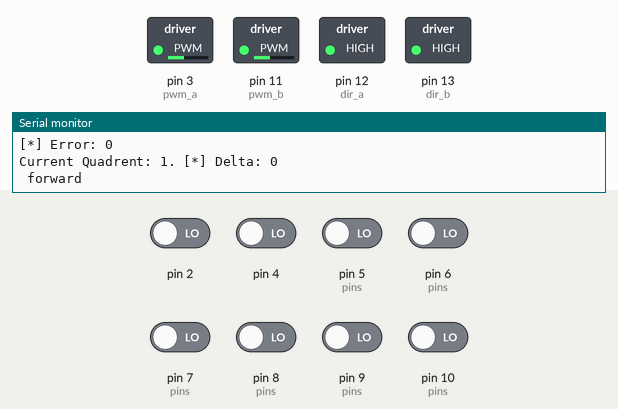
The sketch below on a simulated Arduino Uno, built with avr-gcc and run on an emulated ATmega328P. Parts: switched loads named in the sketch (green lamp = pin HIGH), the last lines printed to the serial monitor. The test bench sets the inputs (shaded band); at power-on: pin 2, pin 4, pin 5 (pins), pin 6 (pins), pin 7 (pins), pin 8 (pins), pin 9 (pins), pin 10 (pins) LOW.

Above: at 1.9 s.
2.0 s: pin 2 driven HIGH
At 2.8 s:
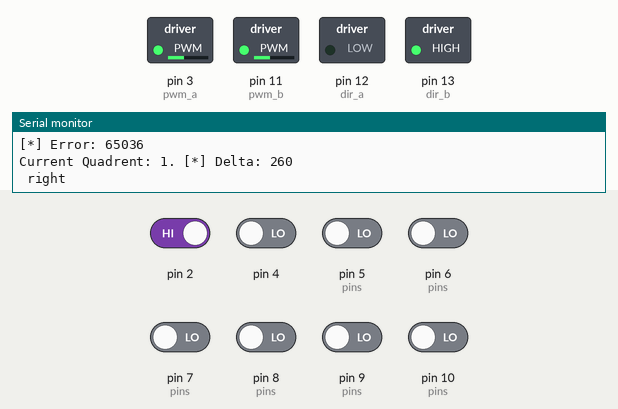
3.7 s: pin 2 driven LOW
At 4.3 s:
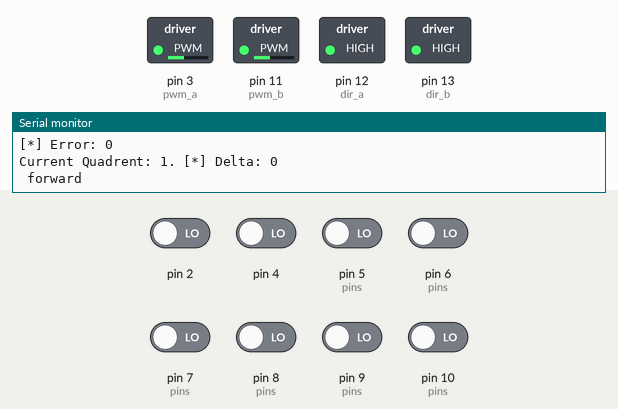
5.3 s: pin 4 driven HIGH
At 6.4 s:
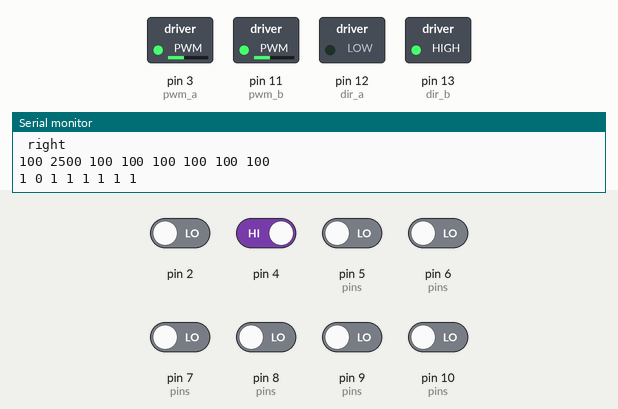
Timing chart, 0 to 8.3 s (numbered marks = the images above; inputs shaded):
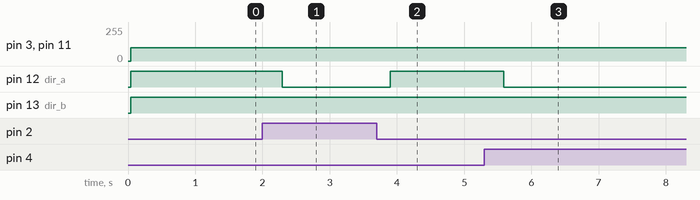

Measured:
- after the input at 2.0 s, pin 12 (dir_a): HIGH → LOW after 0.29 s
- after the input at 3.7 s, pin 12 (dir_a): LOW → HIGH after 0.20 s
- after the input at 5.3 s, pin 12 (dir_a): HIGH → LOW after 0.29 s

The sketch:

Robot_01.ino
```cpp
#include <QTRSensors.h>

int pwm_a = 3;  //PWM control for motor outputs 1 and 2 is on digital pin 3
int pwm_b = 11;  //PWM control for motor outputs 3 and 4 is on digital pin 11
int dir_a = 12;  //dir control for motor outputs 1 and 2 is on digital pin 12
int dir_b = 13;  //dir control for motor outputs 3 and 4 is on digital pin 13
int move_pulse = 100;

float lastError = 0;
float KP = 0.003;
float KD = 0.001;

// Number of sensors
int numOfSensors = 8;
// Sensor Pins ( Digital Pins )
int pins[] = { 13, 12, 11, 10, 9, 8, 7, 6, 5 };
// Create array for output from sensors
unsigned int output[8];
unsigned int normOutput[8];
unsigned int error;
unsigned int quadrent = 1;

// Create the sensor object
QTRSensorsRC qtr((unsigned char[]) { 2, 4, 5, 6, 7 ,8 ,9, 10 }, numOfSensors);

void setup()
{
  // initializ motor pins
  pinMode(pwm_a, OUTPUT);  //Set control pins to be outputs
  pinMode(pwm_b, OUTPUT);
  pinMode(dir_a, OUTPUT);
  pinMode(dir_b, OUTPUT);
  analogWrite(pwm_a, 0);  // set motor voltages 0
  analogWrite(pwm_b, 0);

  Serial.begin(9600);     // for communacations with computer
}

void loop()
{
  // Collect and process sensor data
  readFromLineSensor();
  calculateError();

  // Determin the what quadrent the robot is in
  detectQuadrent();

  // Move robot based on what quadrent its in
  if( quadrent == 1 ) moveQuadrent1();
  else if( quadrent == 2 ) moveQuadrent2();
  else if( quadrent == 3 ) moveQuadrent3();
  else if( quadrent == 4 ) moveQuadrent4();
}

/**
* Reads data from the QTR Line Sensor into the
* output arrays
**/
void readFromLineSensor()
{
  // Read the data values from the QTR Line Sensor
  qtr.read(output);

  // TESTING: Print out sensor read values
  for( int i = 0; i < numOfSensors; i++ )
  {
   Serial.print(output[i]);
   Serial.print(" ");

  }
  Serial.println();

  // Normalise the output into 1 ( white ) and 0 ( black )
  for( int i = 0; i < numOfSensors; i++ )
  {
    if( output[i] > 1500 ) normOutput[i] = 0;
    else normOutput[i] = 1;
  }

  // TESTING: Print out normalised values
  for( int i = 0; i < numOfSensors; i++ )
  {
   Serial.print(normOutput[i]);
   Serial.print(" ");

  }

  Serial.println();
}

/**
* Uses the read sensor values to calculate an error
* value
**/
void calculateError()
{
  // Sum up the sensor values
  int average = 0;
  int count = 0;

  for( int i = 0; i < numOfSensors; i++ )
  {
    average += ( i * 1000 ) * normOutput[i];
    count += normOutput[i];
  }

  // Calculate the average
  average = average / count;

  // Calculate the error, ie the diffrence between the middle and the average
  error = 3500 - average;

  Serial.print("[*] Error: ");
  Serial.println(error);
}

/**
* Determins what the quadrent the robot is in
**/
void detectQuadrent()
{
  // If one side of line sensor is reading just 1's
  if( abs(error) == 3500 ) quadrent = 2;

  // Account for other quadrents here

  // Sends the current quadrent to the base station
  sendQuadrent();
}

/**
*
**/
void moveQuadrent1()
{
  //int delta = KP * (error/100) + KD * ( (error/100) - lastError );
  int delta = KP*error + KD*(error - lastError);
  lastError = error/100 ;


  Serial.print(". ");
  Serial.print("[*] Delta: ");
  Serial.println(delta);

  // If error is less than 0 then that means that the line towards the right of the sensors

  int left = 100;
  int right = 100;

  left += delta;
  right -= delta;

  //Serial.print("[*] Left Speed: ");
  //Serial.print(left);
  //Serial.print(". ");
  //Serial.print("[*] Right Speed: ");
  //Serial.println(right);

  if( error < 0 ) Left(delta);
  else if( error > 0 ) Right(delta);
  else Forward(20);
  //if( error != 0 )
  //{
  //  Left(left);
  //  Right(right);
  //}
  //else Forward(100);

  delay(500);
}

/**
*
**/
void moveQuadrent2()
{

}

/**
*
**/
void moveQuadrent3()
{

}

/**
*
**/
void moveQuadrent4()
{

}

///////////////////////
// Utility Functions //
///////////////////////

/**
 * Sends the location of the quadrent to the base station
**/
void sendQuadrent()
{
  Serial.print("Current Quadrent: ");
  Serial.print(quadrent);
}

void Forward(int dt)
{
   digitalWrite(dir_a, HIGH);   // select motor direction
   digitalWrite(dir_b, HIGH);
   analogWrite(pwm_a, move_pulse);     // set motor voltage to max
   analogWrite(pwm_b, move_pulse);
   delay(dt);                   // wait
   //analogWrite(pwm_a, 0);       // set motor voltage to 0
   //analogWrite(pwm_b, 0);
   Serial.println(" forward");
}

void Back(int dt)
{
  digitalWrite(dir_a, LOW);
  digitalWrite(dir_b, LOW);
  analogWrite(pwm_a, move_pulse);
  analogWrite(pwm_b, move_pulse);
  delay(dt);
  //analogWrite(pwm_a, 0);
  //analogWrite(pwm_b, 0);
  Serial.println(" back");
}

void Left(int dt)
{
   digitalWrite(dir_a, HIGH);
   digitalWrite(dir_b, LOW);
   analogWrite(pwm_a, move_pulse);
   analogWrite(pwm_b, move_pulse);
   delay(dt);
   //analogWrite(pwm_a, 0);
   //analogWrite(pwm_b, 0);
   Serial.println(" left");
}

void Right(int dt)
{
   digitalWrite(dir_a, LOW);
   digitalWrite(dir_b, HIGH);
   analogWrite(pwm_a, move_pulse);
   analogWrite(pwm_b, move_pulse);
   delay(dt);
   //analogWrite(pwm_a, 0);
   //analogWrite(pwm_b, 0);
   Serial.println(" right");
}
```
